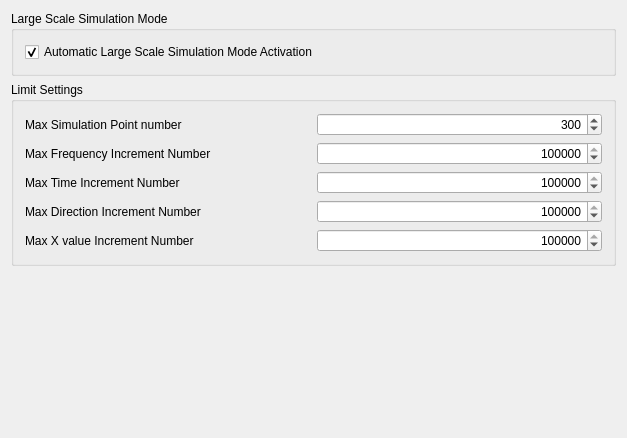
<?xml version="1.0" encoding="UTF-8"?>
<ui version="4.0">
 <class>UserLabGui::DlgSettingsUserLabLimitImp</class>
 <widget class="QWidget" name="UserLabGui::DlgSettingsUserLabLimitImp">
  <property name="geometry">
   <rect>
    <x>0</x>
    <y>0</y>
    <width>627</width>
    <height>438</height>
   </rect>
  </property>
  <property name="windowTitle">
   <string>Limit</string>
  </property>
  <layout class="QVBoxLayout" name="verticalLayout_3">
   <item>
    <widget class="QGroupBox" name="gb_wl_param_binary">
     <property name="sizePolicy">
      <sizepolicy hsizetype="Preferred" vsizetype="Preferred">
       <horstretch>0</horstretch>
       <verstretch>0</verstretch>
      </sizepolicy>
     </property>
     <property name="layoutDirection">
      <enum>Qt::LeftToRight</enum>
     </property>
     <property name="title">
      <string>Large Scale Simulation Mode</string>
     </property>
     <property name="alignment">
      <set>Qt::AlignLeading|Qt::AlignLeft|Qt::AlignTop</set>
     </property>
     <layout class="QVBoxLayout" name="verticalLayout">
      <item>
       <layout class="QGridLayout" name="gl_lm">
        <item row="0" column="1">
         <widget class="Gui::PrefCheckBox" name="cb_lm_AutoLargeScaleMode">
          <property name="minimumSize">
           <size>
            <width>0</width>
            <height>20</height>
           </size>
          </property>
          <property name="text">
           <string>Automatic Large Scale Simulation Mode Activation</string>
          </property>
          <property name="checked">
           <bool>true</bool>
          </property>
          <property name="prefEntry" stdset="0">
           <cstring>AutomaticLargeScaleModeActivation</cstring>
          </property>
          <property name="prefPath" stdset="0">
           <cstring>Mod/UserLab/General</cstring>
          </property>
         </widget>
        </item>
       </layout>
      </item>
     </layout>
    </widget>
   </item>
   <item>
    <widget class="QGroupBox" name="gb_wl_LimitSettings">
     <property name="sizePolicy">
      <sizepolicy hsizetype="Preferred" vsizetype="Preferred">
       <horstretch>0</horstretch>
       <verstretch>0</verstretch>
      </sizepolicy>
     </property>
     <property name="layoutDirection">
      <enum>Qt::LeftToRight</enum>
     </property>
     <property name="title">
      <string>Limit Settings</string>
     </property>
     <property name="alignment">
      <set>Qt::AlignLeading|Qt::AlignLeft|Qt::AlignTop</set>
     </property>
     <layout class="QVBoxLayout" name="verticalLayout_2">
      <item>
       <layout class="QGridLayout" name="wl_ly_limit">
        <item row="2" column="0">
         <widget class="QLabel" name="l_max_FrequencyNumber">
          <property name="text">
           <string>Max Frequency Increment Number</string>
          </property>
         </widget>
        </item>
        <item row="2" column="2">
         <widget class="Gui::PrefSpinBox" name="sb_lm_FrequencyNumber">
          <property name="minimumSize">
           <size>
            <width>0</width>
            <height>20</height>
           </size>
          </property>
          <property name="alignment">
           <set>Qt::AlignRight|Qt::AlignTrailing|Qt::AlignVCenter</set>
          </property>
          <property name="minimum">
           <number>1</number>
          </property>
          <property name="maximum">
           <number>2147483647</number>
          </property>
          <property name="singleStep">
           <number>100</number>
          </property>
          <property name="value">
           <number>102400</number>
          </property>
          <property name="prefEntry" stdset="0">
           <cstring>MaxFIN</cstring>
          </property>
          <property name="prefPath" stdset="0">
           <cstring>Mod/UserLab/Limit</cstring>
          </property>
         </widget>
        </item>
        <item row="4" column="0">
         <widget class="QLabel" name="l_max_DirectionNumber">
          <property name="text">
           <string>Max Direction Increment Number</string>
          </property>
         </widget>
        </item>
        <item row="1" column="2">
         <widget class="Gui::PrefSpinBox" name="sb_lm_SimulationPointsNumber">
          <property name="minimumSize">
           <size>
            <width>0</width>
            <height>20</height>
           </size>
          </property>
          <property name="alignment">
           <set>Qt::AlignRight|Qt::AlignTrailing|Qt::AlignVCenter</set>
          </property>
          <property name="minimum">
           <number>1</number>
          </property>
          <property name="maximum">
           <number>2147483647</number>
          </property>
          <property name="singleStep">
           <number>10</number>
          </property>
          <property name="value">
           <number>300</number>
          </property>
          <property name="prefEntry" stdset="0">
           <cstring>MaxSPN</cstring>
          </property>
          <property name="prefPath" stdset="0">
           <cstring>Mod/UserLab/Limit</cstring>
          </property>
         </widget>
        </item>
        <item row="3" column="0">
         <widget class="QLabel" name="l_max_TimeNumber">
          <property name="text">
           <string>Max Time Increment Number</string>
          </property>
         </widget>
        </item>
        <item row="1" column="0">
         <widget class="QLabel" name="l_max_SimulationPointsNumber">
          <property name="text">
           <string>Max Simulation Point number</string>
          </property>
         </widget>
        </item>
        <item row="3" column="2">
         <widget class="Gui::PrefSpinBox" name="sb_lm_TimeNumber">
          <property name="minimumSize">
           <size>
            <width>0</width>
            <height>20</height>
           </size>
          </property>
          <property name="alignment">
           <set>Qt::AlignRight|Qt::AlignTrailing|Qt::AlignVCenter</set>
          </property>
          <property name="minimum">
           <number>1</number>
          </property>
          <property name="maximum">
           <number>2147483647</number>
          </property>
          <property name="singleStep">
           <number>100</number>
          </property>
          <property name="value">
           <number>614400</number>
          </property>
          <property name="prefEntry" stdset="0">
           <cstring>MaxTIN</cstring>
          </property>
          <property name="prefPath" stdset="0">
           <cstring>Mod/UserLab/Limit</cstring>
          </property>
         </widget>
        </item>
        <item row="5" column="0">
         <widget class="QLabel" name="l_max_XValueNumber">
          <property name="text">
           <string>Max X value Increment Number</string>
          </property>
         </widget>
        </item>
        <item row="4" column="2">
         <widget class="Gui::PrefSpinBox" name="sb_lm_DirectionNumber">
          <property name="minimumSize">
           <size>
            <width>0</width>
            <height>20</height>
           </size>
          </property>
          <property name="alignment">
           <set>Qt::AlignRight|Qt::AlignTrailing|Qt::AlignVCenter</set>
          </property>
          <property name="minimum">
           <number>1</number>
          </property>
          <property name="maximum">
           <number>2147483647</number>
          </property>
          <property name="singleStep">
           <number>100</number>
          </property>
          <property name="value">
           <number>100000</number>
          </property>
          <property name="prefEntry" stdset="0">
           <cstring>MaxDIN</cstring>
          </property>
          <property name="prefPath" stdset="0">
           <cstring>Mod/UserLab/Limit</cstring>
          </property>
         </widget>
        </item>
        <item row="5" column="2">
         <widget class="Gui::PrefSpinBox" name="sb_lm_XValueNumber">
          <property name="minimumSize">
           <size>
            <width>0</width>
            <height>20</height>
           </size>
          </property>
          <property name="alignment">
           <set>Qt::AlignRight|Qt::AlignTrailing|Qt::AlignVCenter</set>
          </property>
          <property name="minimum">
           <number>1</number>
          </property>
          <property name="maximum">
           <number>2147483647</number>
          </property>
          <property name="singleStep">
           <number>100</number>
          </property>
          <property name="value">
           <number>100000</number>
          </property>
          <property name="prefEntry" stdset="0">
           <cstring>MaxXIN</cstring>
          </property>
          <property name="prefPath" stdset="0">
           <cstring>Mod/UserLab/Limit</cstring>
          </property>
         </widget>
        </item>
       </layout>
      </item>
     </layout>
    </widget>
   </item>
   <item>
    <spacer name="verticalSpacer">
     <property name="orientation">
      <enum>Qt::Vertical</enum>
     </property>
     <property name="sizeHint" stdset="0">
      <size>
       <width>20</width>
       <height>40</height>
      </size>
     </property>
    </spacer>
   </item>
  </layout>
 </widget>
 <layoutdefault spacing="6" margin="11"/>
 <customwidgets>
  <customwidget>
   <class>Gui::PrefCheckBox</class>
   <extends>QCheckBox</extends>
   <header>Gui/PrefWidgets.h</header>
  </customwidget>
  <customwidget>
   <class>Gui::PrefSpinBox</class>
   <extends>QSpinBox</extends>
   <header>Gui/PrefWidgets.h</header>
  </customwidget>
 </customwidgets>
 <resources>
  <include location="Resources/UserLab.qrc"/>
 </resources>
 <connections/>
</ui>
